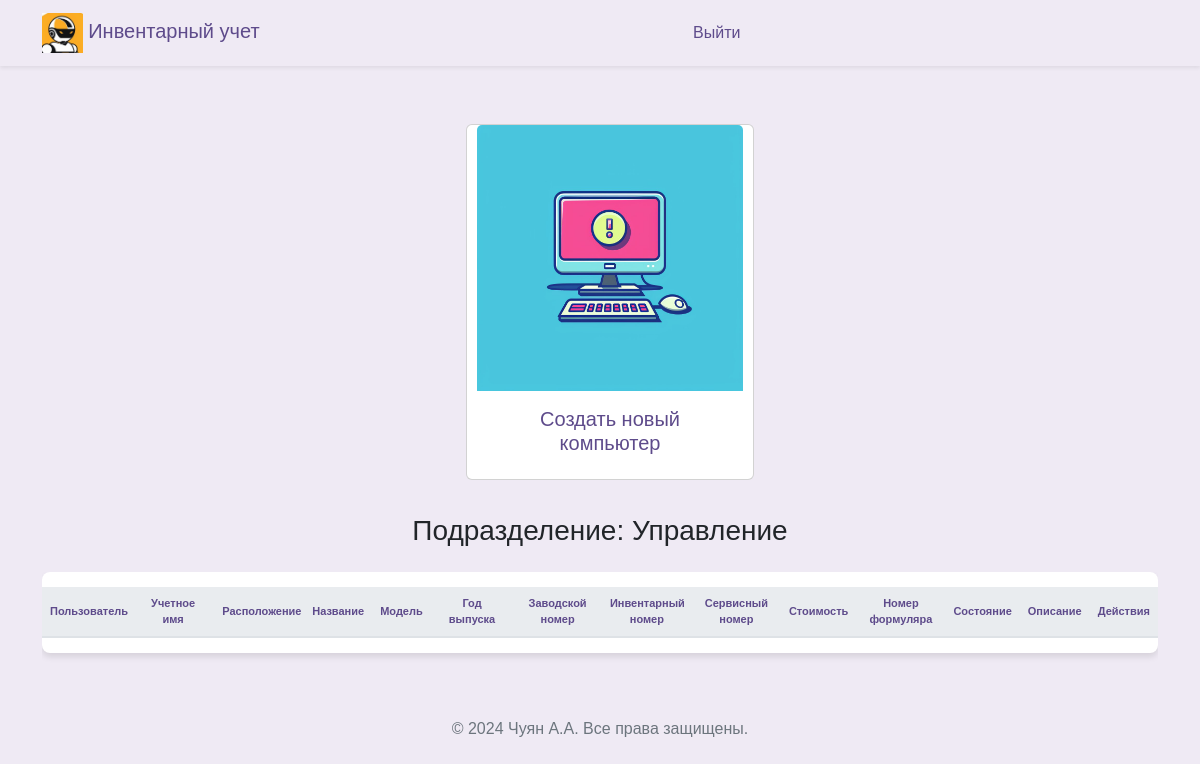
The app's page /arms (signed in), older data.
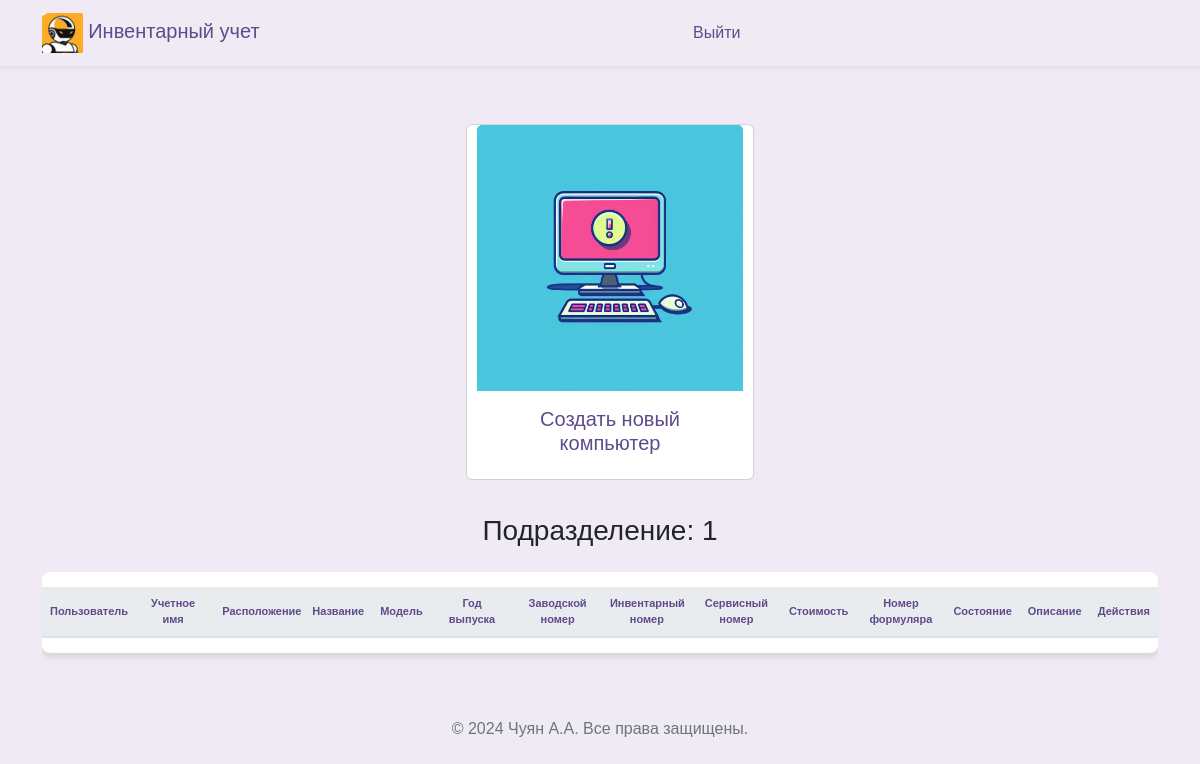
The same page, newer data.
### src/database/models.py (models this page shows)
class Worker(Base):
    __tablename__ = "worker"
    id = Column(Integer, primary_key=True)
    role = Column(Enum(Role), default=Role.guest)
    fio = Column(String)
    name = Column(String, unique=True)
    password = Column(String)
    department = Column(String)
    position = Column(String)
    description = Column(String, default=None)
    conn_worker_arm = relationship(
        "Arm", back_populates="conn_arm_worker"
    )

### src/frontend/router.py (the view)
@router.get("/arms")
async def get_arms(
    request: Request,
    worker: Worker = Depends(get_worker_or_redirect),
    session: AsyncSession = Depends(get_session),
):
    data = await CRUDArm.get_all(session)
    data_worker = await CRUDWorker.get_all(session)
    log.debug(f"Debug --- /arms data= {data}")
    log.debug(f"Debug --- /arms data_users= {data_worker}")
    log.debug(f"Debug --- /arms data_users[0].name= {data_worker[0].name}")
    return templates.TemplateResponse(
        "arms/index.html",
        {"request": request, "worker": worker, "data": data, "data_worker": data_worker},
    )

### src/frontend/template/arms/index.html (shortened to what this page needs)
{% extends "base/base.html" %}
{% block content %}
<head>
</head>
<div class="d-flex flex-wrap justify-content-center align-items-center">
  <a class="nav-link " href="#"
  data-bs-toggle="modal"
  data-bs-target="#modalCreateArm"
  data-bs-department-arm= "{{worker.department}}"
  >
    <div class="card" style="width: 18rem; margin: 10px;">
      <img src="../assets/img/arm.jpg" class="card-img-top" alt="...">
      <div class="card-body">
        <h5 class="card-title" style="text-align: center;">Создать новый компьютер</h5>
    </div>
  </a>
</div>
<div class="row">
  <div class="col-12">
    <h3 class="mb-4" style="margin-bottom: 60px; text-align: center;">Подразделение: {{ worker.department }}</h3>
    <div class="table-responsive">
      <table class="table table-hover table-shadow table-rounded">
        <thead>
          <tr>
            <th scope="col" >Пользователь</th>
            <th scope="col" >Учетное имя</th>
            <th scope="col" >Расположение</th>
            <th scope="col" >Название</th>
            <th scope="col" >Модель</th>
            <th scope="col" >Год выпуска</th>
            <th scope="col" >Заводской номер</th>
            <th scope="col" >Инвентарный номер</th>
            <th scope="col" >Сервисный номер</th>
            <th scope="col" >Стоимость</th>
            <th scope="col" >Номер формуляра</th>
            <th scope="col" >Состояние</th>
            <th scope="col" >Описание</th>
            <th scope="col" >Действия</th>
          </tr>
        </thead>
      </table>
    </div>
  </div>
</div>
{% endblock %}

Row changes from the older to the newer data that the page shows:
changed Worker: department "Управление" → "1"
